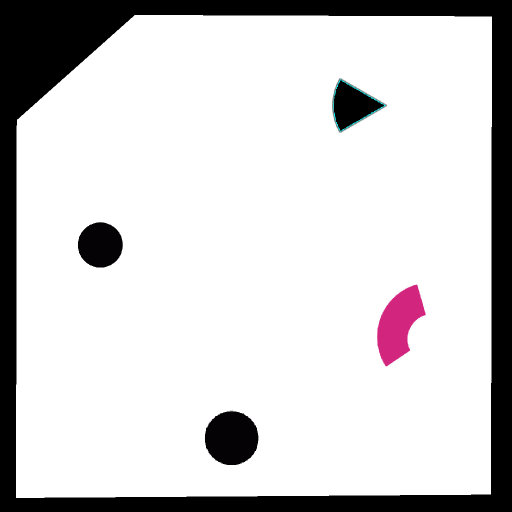
#> input picture un_arena.png, 1024 x 1024 px (shown at 1/2 size)
$ jupyter execute Arena.ipynb   (shell and % lines are left out)
#> lines starting #> are read from the running program, lines starting #| are printed output that depends on the picture
[cell 1]
import cv2
import numpy as np
import matplotlib.pyplot as plt

[cell 2]
import networkx as nx

[cell 3]
un_image = cv2.imread('un_arena.png')
#> un_image is the input picture: shape (1024, 1024, 3); mean B, G, R 209.9, 209.1, 210.5

[cell 4]
img_bw = cv2.cvtColor(un_image,cv2.COLOR_BGR2GRAY)

[cell 5]
imgrid = np.zeros((1024,1024))
for i in range(1024):
    for j in range(1024):
        if img_bw[i,j] >= 230:
            imgrid[i,j] = 1
        if img_bw[i,j] <230:
            imgrid[i,j] = 0

[cell 6]
fig, ax = plt.subplots(figsize=(12,12))
ax.imshow(imgrid, cmap=plt.cm.gray)
ax.scatter(200,800, marker = ".", color = "yellow", s = 200)
ax.scatter(100,150, marker = ".", color = "yellow", s = 200)
ax.scatter(660,200, marker = ".", color = "yellow", s = 200)
ax.scatter(800,600, marker = ".", color = "yellow", s = 200)
ax.scatter(400,1000, marker = ".", color = "yellow", s = 200)
#ax.scatter(goal[1],goal[0], marker = "+", color = "red", s = 200)
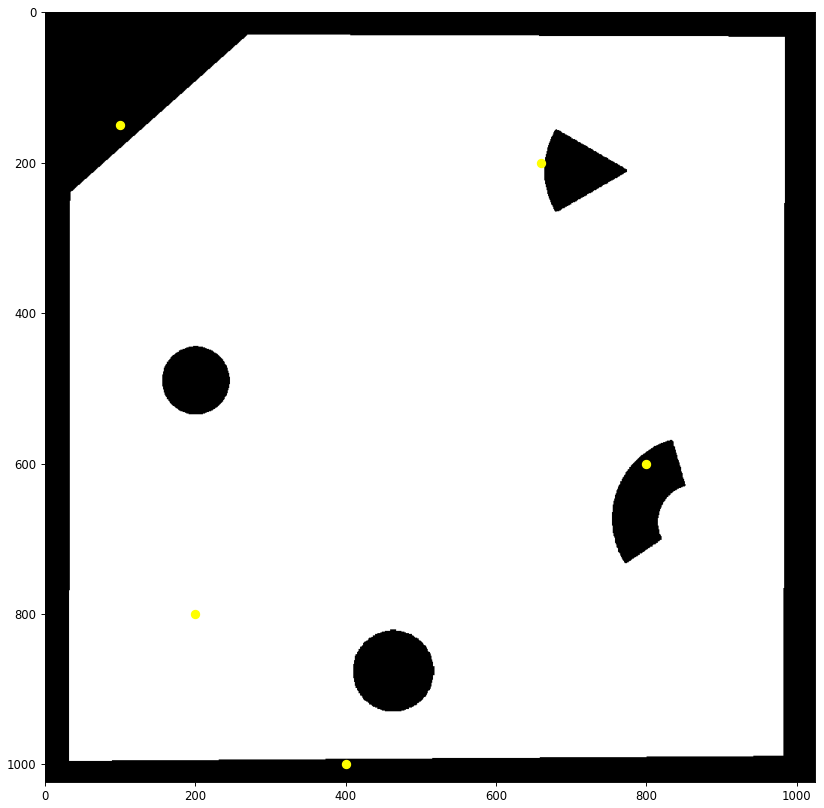
#> figure drawn by matplotlib, 1 panel

[cell 7]
A = (200,800)
B = (200,100)
C = (660,200)
D = (800,600)
E = (400,1000)
AB_x = [A[0],B[0]]
AB_y = [A[1],B[1]]
BC_x = [B[0],C[0]]
BC_y = [B[1],C[1]]
CD_x = [C[0],D[0]]
CD_y = [C[1],D[1]]
DE_x = [D[0],E[0]]
DE_y = [D[1],E[1]]
EA_x = [E[0],A[0]]
EA_y = [E[1],A[1]]

[cell 8]
fig, ax = plt.subplots(figsize=(12,12))
ax.imshow(imgrid, cmap=plt.cm.gray)
ax.scatter(200,800, marker = ".", color = "green", s = 200,label = "Start")
# ax.scatter(200,100, marker = ".", color = "yellow", s = 200)
# ax.scatter(660,200, marker = ".", color = "yellow", s = 200)
ax.scatter(400,1000, marker = ".", color = "yellow", s = 200,label = "Stop")
ax.plot(AB_x,AB_y,'r',label = "Reference Path")
ax.plot(BC_x,BC_y,'r')
ax.plot(CD_x,CD_y,'r')
ax.plot(DE_x,DE_y,'r')
ax.legend()
#ax.plot(EA_x,EA_y)
plt.savefig("Arena.png")
